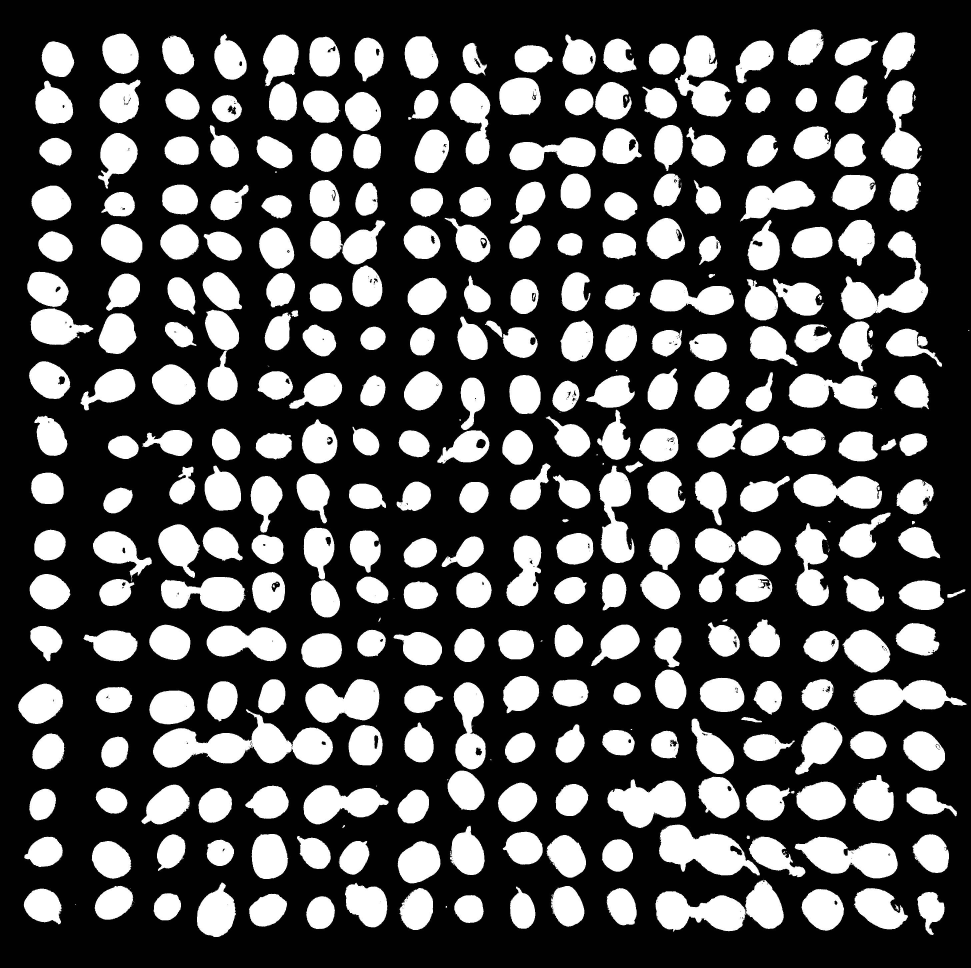
#> input picture 58125495-blob-detection/1.jpg, 2913 x 2902 px (shown at 1/3 size)
$ python blob_detection.py
#> lines starting #> are read from the running program, lines starting #| are printed output that depends on the picture; after the words box and inside, x2 and y2 are one past the last pixel; in counts of white or black regions, pixels touching at a corner belong together
import cv2
import numpy as np

image = cv2.imread('1.jpg')
#> image is the input picture: shape (2902, 2913, 3); min 0, max 255, mean 81
mask = np.zeros(image.shape, dtype=np.uint8)
gray = cv2.cvtColor(image, cv2.COLOR_BGR2GRAY)
thresh = cv2.threshold(gray,0,255,cv2.THRESH_OTSU + cv2.THRESH_BINARY)[1]
#> thresh: shape (2902, 2913); 31.5% white; 524 white regions (193 under 20 px), largest, box (x1, y1, x2, y2) and area: (459, 2128, 999, 2303) 42895, (1966, 2639, 2351, 2795) 33119, (1977, 2474, 2280, 2626) 26070
kernel = cv2.getStructuringElement(cv2.MORPH_ELLIPSE, (7,7))
opening = cv2.morphologyEx(thresh, cv2.MORPH_OPEN, kernel, iterations=5)
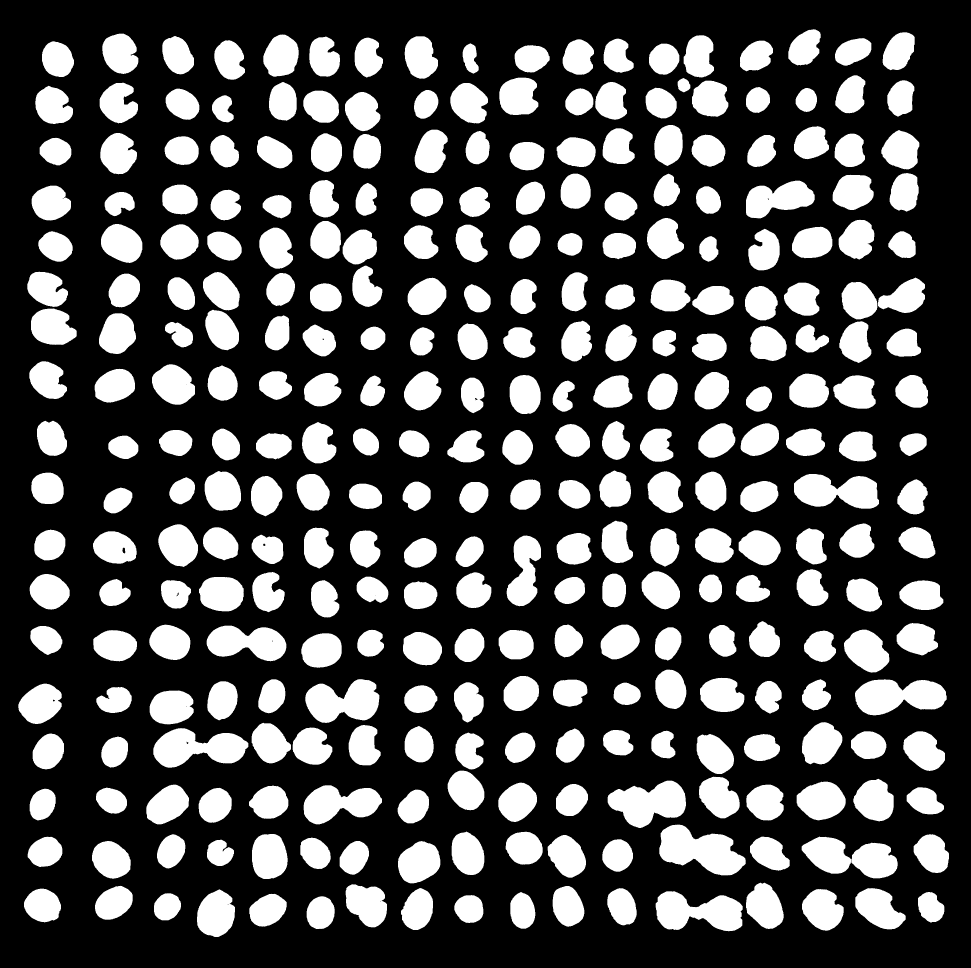
#> opening: shape (2902, 2913) (shown at 1/3 size); 29.7% white; 314 white regions

cnts = cv2.findContours(opening, cv2.RETR_EXTERNAL, cv2.CHAIN_APPROX_SIMPLE)
#> cnts = 314 contours; largest, box (x1, y1, x2, y2) and area: (1978, 2474, 2237, 2626) 23816, (2565, 2038, 2840, 2146) 20908, (460, 2184, 745, 2303) 20901, (1823, 2342, 2058, 2484) 20882, (1967, 2674, 2228, 2794) 20512
cnts = cnts[0] if len(cnts) == 2 else cnts[1]

blobs = 0
for c in cnts:
    area = cv2.contourArea(c)
    cv2.drawContours(mask, [c], -1, (36,255,12), -1)
    if area > 13000:
        blobs += 2
    else:
        blobs += 1
#> this loop made 314 passes
#> (area, blobs) on passes 1 to 12: (6408, 1), (5631, 2), (7899, 3), (5013, 4), (5168, 5), (6288, 6), (20512, 8), (12083.5, 9), (11029, 10), (8377, 11), (11856.5, 12), (7271, 13)
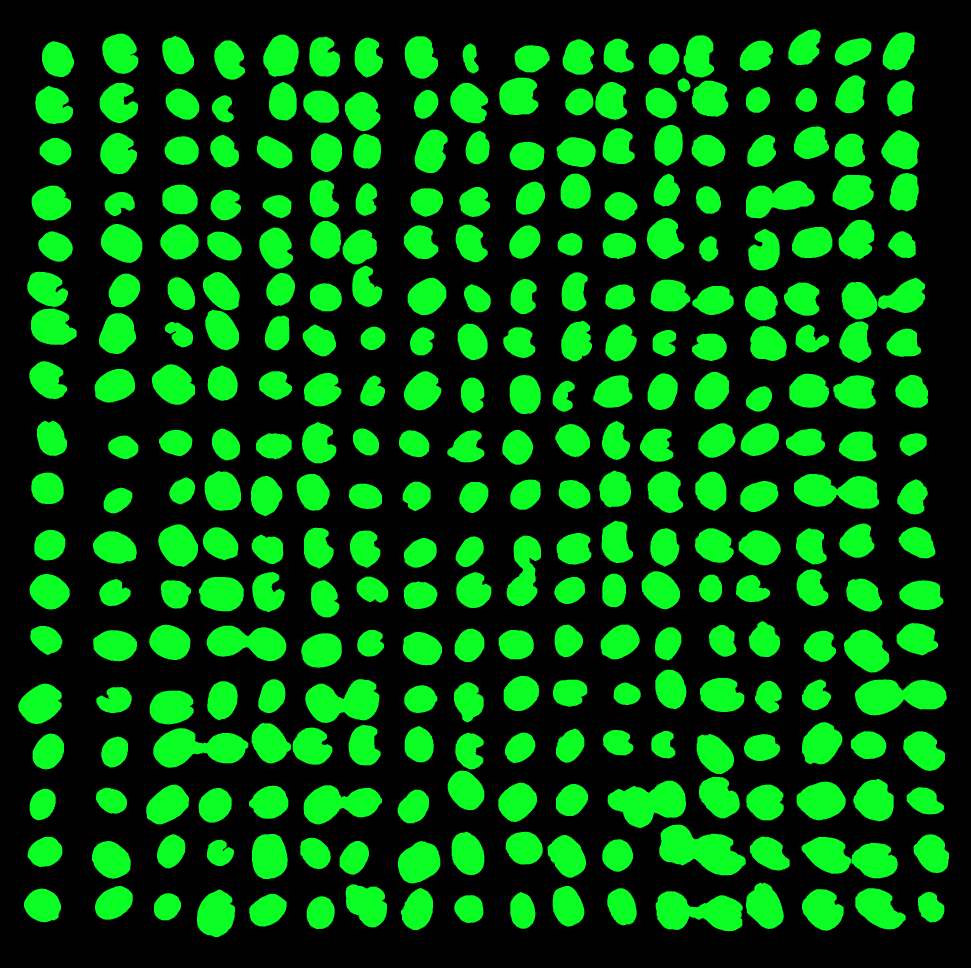
#> mask: shape (2902, 2913, 3) (shown at 1/3 size); mean of channels 0, 1, 2 10.7, 75.8, 3.6; drawn as B, G, R
#> after the loop, blobs = 325

print('blobs:', blobs)
#| blobs: 325

cv2.imshow('thresh', thresh)
cv2.imshow('opening', opening)
cv2.imshow('image', image)
cv2.imshow('mask', mask)
cv2.waitKey()
